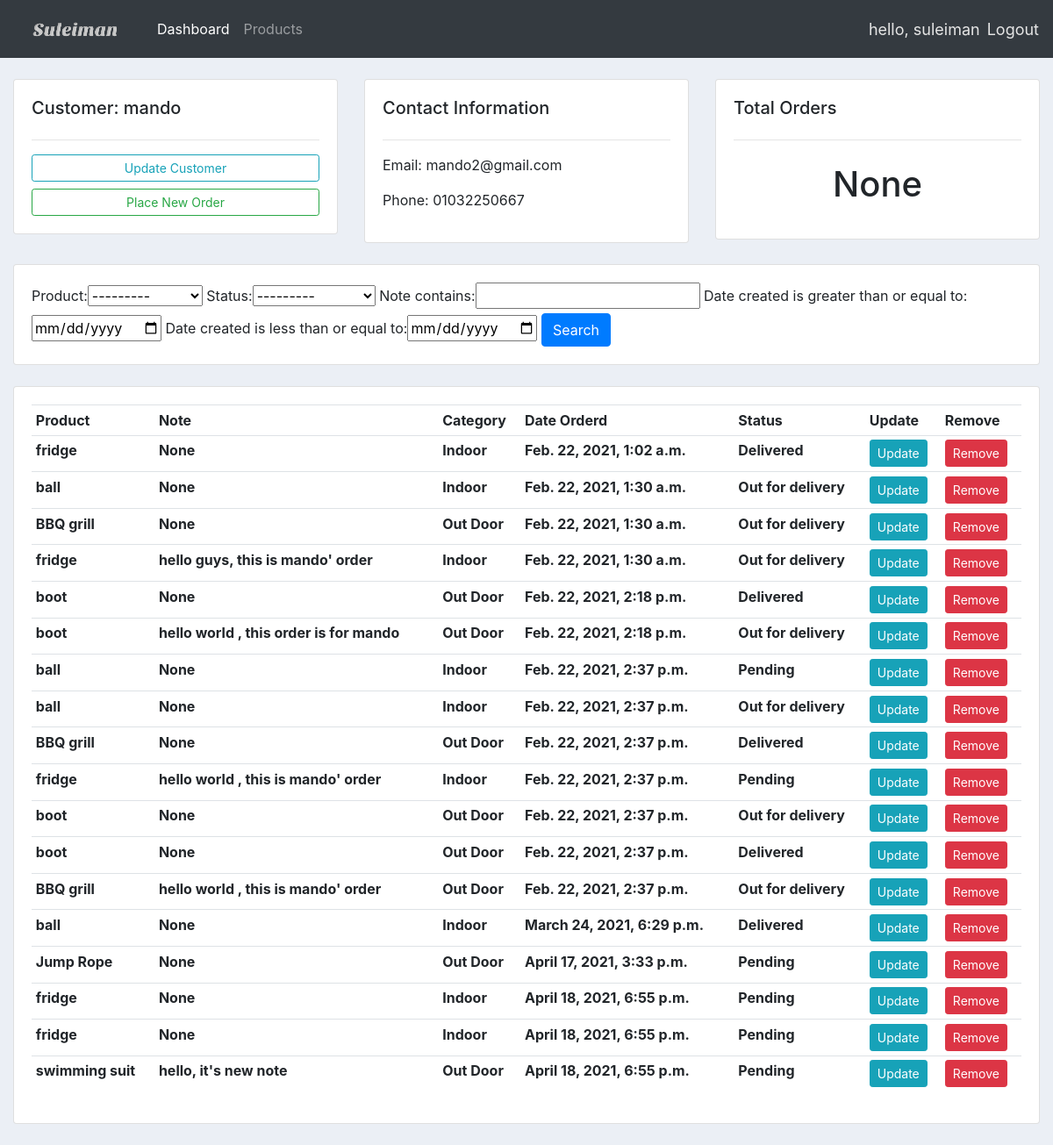
Before: /customer/2 (signed in) with the older database file.
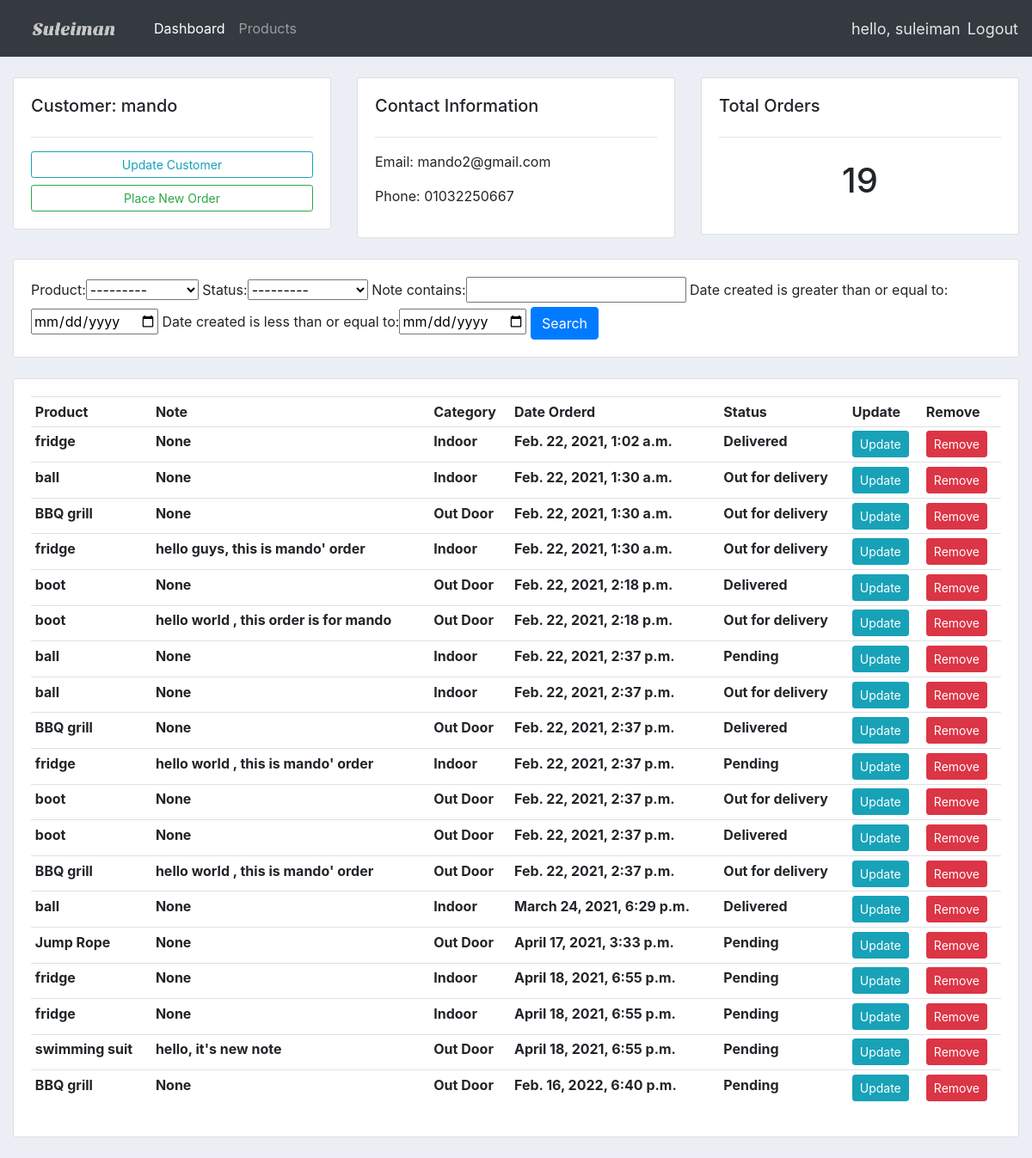
After: the same page with the newer database file.
### accounts/models.py (models this page shows, shortened)
class Order(models.Model):
    STATUS = (
        ('Pending', 'Pending'),
        ('Out for delivery', 'Out for delivery'),
        ('Delivered', 'Delivered'),
    )
    customer = models.ForeignKey(Customer,null=True, on_delete=models.CASCADE)
    product = models.ForeignKey(Product,null=True, on_delete=models.SET_NULL)
    date_created  = models.DateTimeField(auto_now_add=True, null=True)
    status = models.CharField(default='Pending', max_length=200, null=True, choices=STATUS)
    note = models.CharField(max_length=1000, null=True)

class Product(models.Model):
    CATEGORY = (
        ('Indoor', 'Indoor'),
        ('Out Door', 'Out Door'),
    )
    name = models.CharField(max_length=200, null=True)
    price = models.FloatField(max_length=200)
    category = models.CharField(max_length=200, null=True, choices=CATEGORY)
    description = models.CharField(max_length=200, blank=True, null=True)
    date_created  = models.DateTimeField(auto_now_add=True, null=True)
    tag = models.ManyToManyField(Tag)
    def __str__(self):
        return self.name

### accounts/decorators.py (the view)
        def wrapper_func(request, *args, **kwargs):
            group = None
            if request.user.groups.exists():
                group = request.user.groups.all()[0].name
            if group in allowed_roles:
                return view_func(request,*args, **kwargs)
            else:
                return HttpResponse('You are not autherized to view this page.')

### accounts/views.py (called while the page is built)
@login_required(login_url='login')
@allowed_users(allowed_roles=['admin'])
def customer(request, id):
    customer = Customer.objects.get(id=id)
    total_orders = customer.num_of_orders
    orders = customer.order_set.all()
    myFilter = orderFilter(request.GET, queryset=orders)
    orders = myFilter.qs
    context = {
        'customer' : customer,
        'orders' : orders,
        'total_orders' : total_orders,
        'myFilter' : myFilter,
    }
    return render(request, 'accounts/customer.html', context)

### accounts/templates/accounts/customer.html
{%  extends 'accounts/main.html' %}
{% block content %}
<br>
<div class="row">
	<div class="col-md">
		<div class="card card-body">
			<h5>Customer: {{customer.name}}</h5>
			<hr>
			<a class="btn btn-outline-info  btn-sm btn-block" href="{% url 'update_customer' customer.id %}">Update Customer</a>
			<a class="btn btn-outline-success  btn-sm btn-block" href="{% url 'create_order' customer.id%}">Place New Order</a>
		</div>
	</div>
	<div class="col-md">
		<div class="card card-body">
			<h5>Contact Information</h5>
			<hr>
			<p>Email: {{customer.email}} </p>
			<p>Phone: {{customer.phone}} </p>
		</div>
	</div>
	<div class="col-md">
		<div class="card card-body">
			<h5>Total Orders</h5>
			<hr>
			<h1 style="text-align: center;padding: 10px"> {{ total_orders }} </h1>
		</div>
	</div>
</div>
<br>
<div class="row">
	<div class="col">
		<div class="card card-body">
			<form method="GET" class=".form-inline">
				{{myFilter.form}}
		    <button class="btn btn-primary" type="submit">Search</button>
		  </form>
		</div>
	</div>
</div>
<br>
<div class="row">
	<div class="col-md">
		<div class="card card-body">
			<table class="table table-sm">
				<tr>
					<th>Product</th>
					<th>Note</th>
					<th>Category</th>
					<th>Date Orderd</th>
					<th>Status</th>
					<th>Update</th>
					<th>Remove</th>
				</tr>
				{% for order in orders %}
					<tr>
						<th> {{ order.product }} </th>
						<th> {{ order.note }} </th>
						<th> {{ order.product.category }} </th>
						<th> {{ order.date_created }} </th>
						<th> {{ order.status }} </th>
						<th><a class='btn btn-sm btn-info' href="{% url 'update_customer_order' order.id %}">Update</a></th>
						<th><a class='btn btn-sm btn-danger' href="{% url 'delete_customer_order' order.id %}">Remove</a></th>
					</tr>
				{% endfor %}
			</table>
		</div>
	</div>
</div>
{% endblock %}

Changed rows visible on the page:
added Order: product "BBQ grill", note "None", product.category "Out Door", date_created "Feb. 16, 2022, 6:40 p.m.", status "Pending"
Other visible differences:
{{ total_orders }}: "None" → "19"
